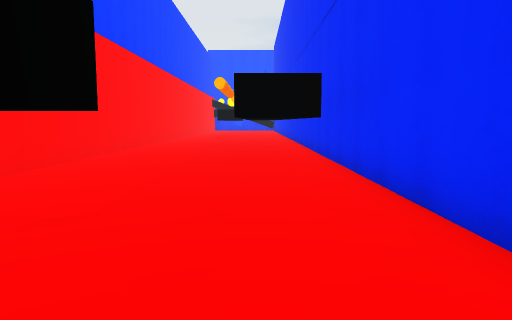
[1] (above)

16 first-person views from a walk through a scene from a Unity 3-D project. The camera is 1.4 m above the floor, tilts 6° down and sees 70° across. The floor is counted in squares, 2 m on a side. Each view is taken from the middle of a square. On the plan, view 1 faces up. The plan holds only what a view shows up to about 11 squares ahead; the rest is blank. The place goes on beyond the plan. The player character is not drawn.

[2]
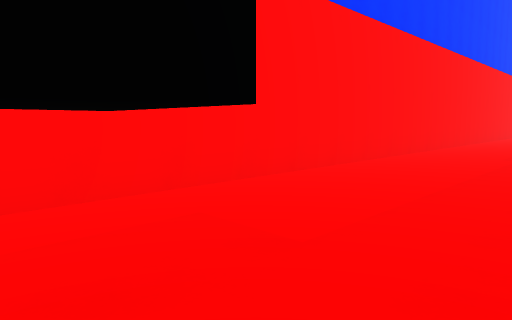

[3]
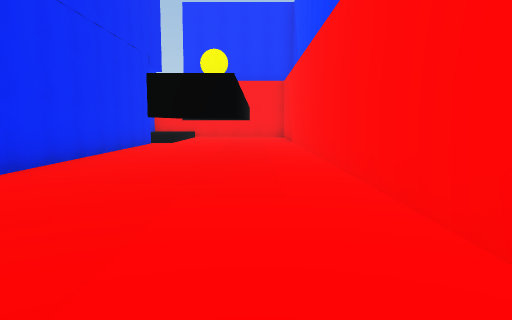

[4]
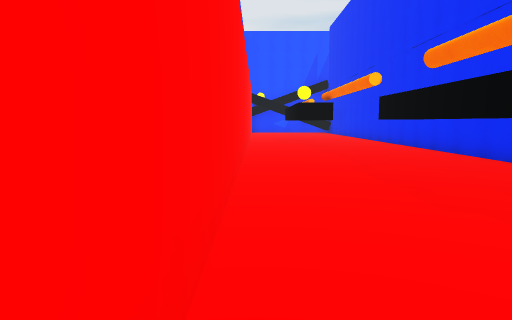

[5]
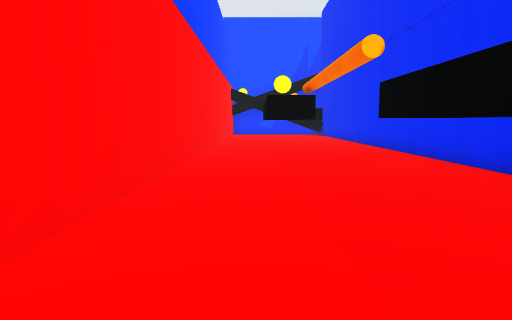

[6]
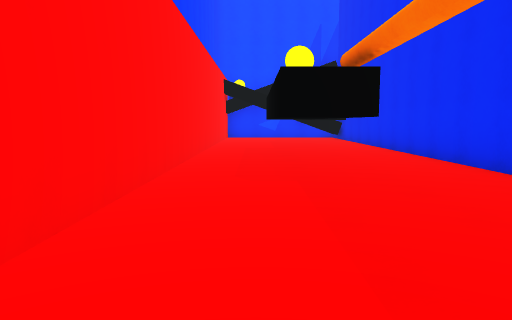

[7]
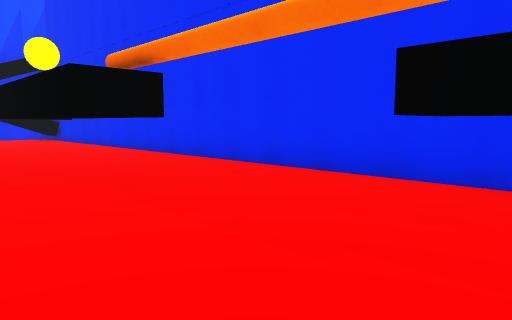

[8]
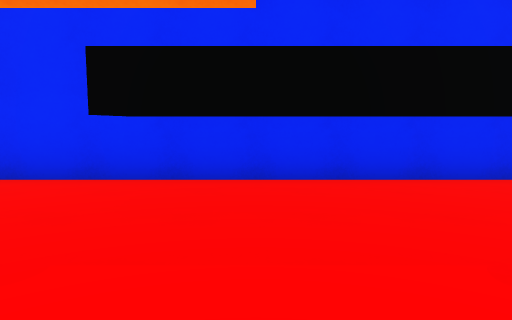

[9]
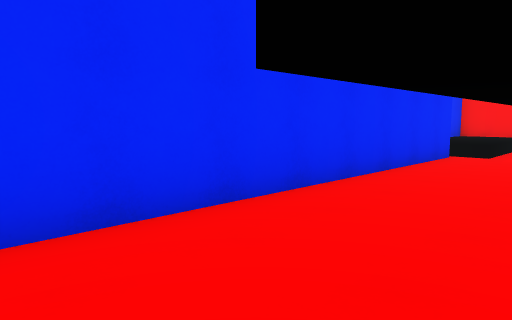

[10]
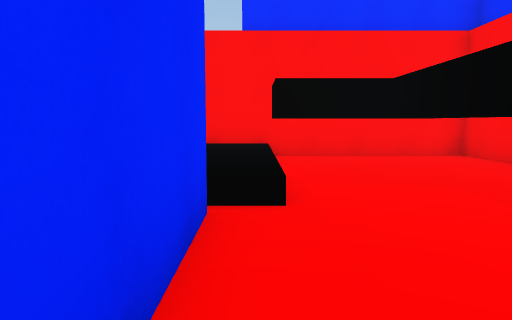

[11]
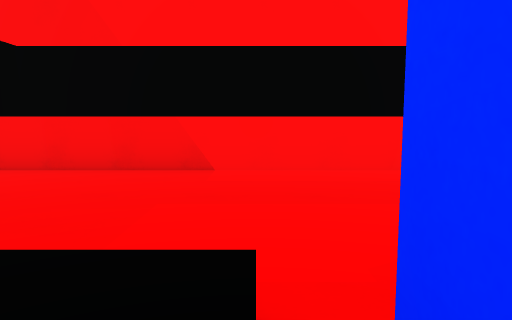

[12]
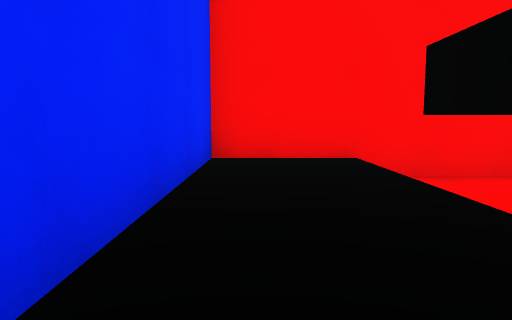

[13]
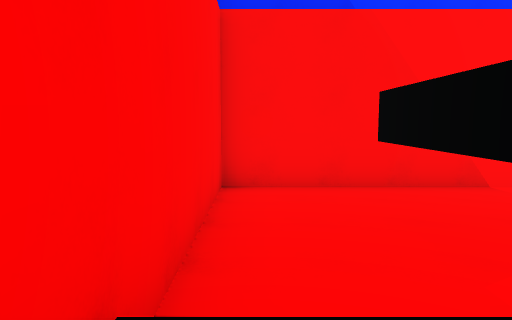

[14]
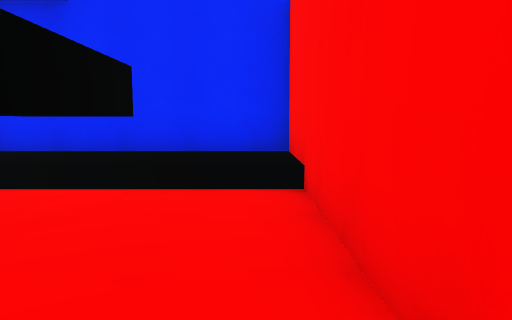

[15]
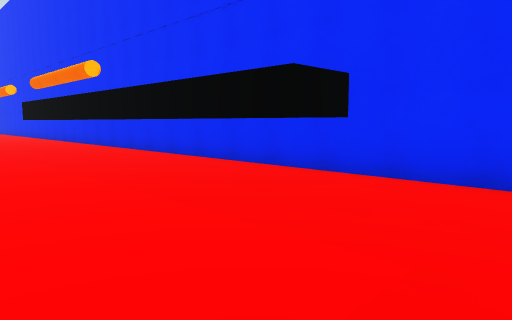

[16]
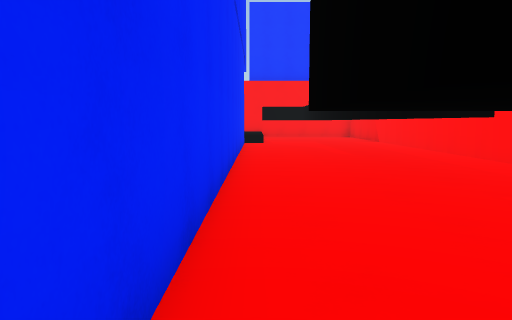

### Floor plan
Key: @ floor where view 1 was taken; # wall or solid block; . main floor; : floor 0.5 m higher than the main floor; / step, stairs or slope; T thing the floor can be seen under or through.
Columns run from 4 left of view 1 to 3 right of it. Each row starts with its distance up from view 1.
 21 #.. ..#
 20 #..#..#
 19 #..#..#
 18 #..#..#
 17 #..#..#
 16 #.....#
 15 #.....#
 14 #...T.#
 13 #...T.#
 12 #...T.#
 11 #...T.#
 10 #...T.#
  9 #...T.#
  8 #...T.#
  7 #...T.#
  6 #... .#
  5 #... .#
  4 #.....#
  3 #.....#
  2 #.....#
  1 #..#..#
  0 #..#@.#
 -1 #..#..#
 -2 #..#..#
 -3 #..#..#
 -4 #..#..#
 -5 #..T..##
 -6 #.. .//#
 -7 #.. .::#
 -8 #..TT::#
 -9 #....::#
-10 #....::#
-11 ########

Where each view was taken, in squares from view 1:
view 1: 0 up, 0 right, facing up
view 2: 1 up, 0 right, facing up-left
view 3: 6 up, 2 left, facing down
view 4: 6 up, 3 left, facing up
view 5: 9 up, 2 left, facing up
view 6: 13 up, 2 left, facing up
view 7: 13 up, 3 left, facing up-right
view 8: 13 up, 3 left, facing right
view 9: 2 up, 1 left, facing down-right
view 10: 3 down, 1 right, facing down
view 11: 6 down, 2 right, facing left
view 12: 6 down, 2 right, facing down
view 13: 10 down, 2 right, facing left
view 14: 10 down, 3 left, facing right
view 15: 2 up, 3 left, facing up-right
view 16: 6 up, 1 right, facing down
